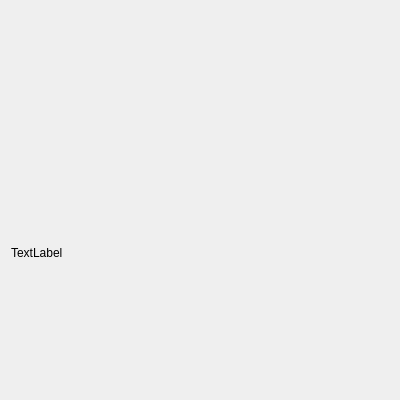
<?xml version="1.0" encoding="UTF-8"?>
<ui version="4.0">
 <class>About</class>
 <widget class="QDialog" name="About">
  <property name="geometry">
   <rect>
    <x>0</x>
    <y>0</y>
    <width>400</width>
    <height>400</height>
   </rect>
  </property>
  <property name="minimumSize">
   <size>
    <width>400</width>
    <height>400</height>
   </size>
  </property>
  <property name="maximumSize">
   <size>
    <width>400</width>
    <height>400</height>
   </size>
  </property>
  <property name="windowTitle">
   <string>About</string>
  </property>
  <layout class="QVBoxLayout" name="verticalLayout">
   <item>
    <widget class="QLabel" name="logo">
     <property name="minimumSize">
      <size>
       <width>0</width>
       <height>100</height>
      </size>
     </property>
     <property name="maximumSize">
      <size>
       <width>99999</width>
       <height>100</height>
      </size>
     </property>
     <property name="text">
      <string/>
     </property>
    </widget>
   </item>
   <item>
    <widget class="QLabel" name="text">
     <property name="text">
      <string>TextLabel</string>
     </property>
    </widget>
   </item>
  </layout>
 </widget>
 <resources/>
 <connections/>
</ui>
